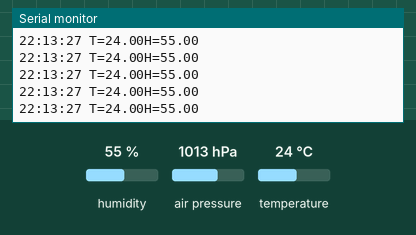
Simulated run of this sketch. Board: Arduino Uno, built with avr-gcc and run on an emulated ATmega328P. On the bench: the last lines printed to the serial monitor. Wiring (inferred from the names in the program): BME280 sensor at I2C address 0x76. Inputs (shaded band) come from the test bench; at power-on: temperature 24 °C, humidity 55 %, air pressure 1013 hPa. The local clock reads 2024-03-15 10:24:30 at power-on unless the sketch sets it.

Above: at 7.2 s.
7.3 s: temperature set to 10.4 °C
At 8.1 s:
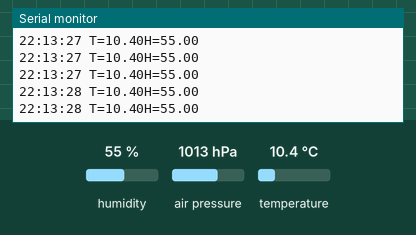
8.8 s: temperature set to 9.6 °C
At 9.9 s:
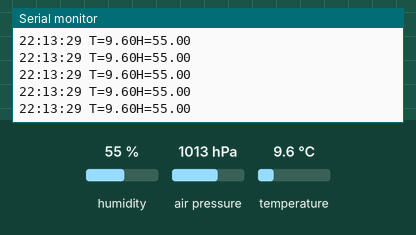
Timing chart, 0 to 11.8 s (numbered marks = the images above; inputs shaded):
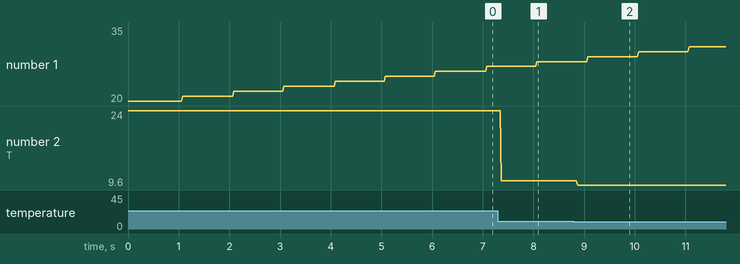

Measured:
- after the input at 7.3 s, the serial monitor: prints a new line after 0.07 s (image 1)
- after the input at 8.8 s, the serial monitor: prints a new line after 0.08 s (image 2)
- plotted number 2: 24 → 10.4 after the input at 7.3 s, 10.4 → 9.6 after the input at 8.8 s

The sketch:

TestRTC.ino
```cpp
#include <Wire.h>
#include <SPI.h>
#include <SD.h>
#include <RTClib.h>

#define BME280_ADDRESS 0x76

//Setup Real Time Clock
RTC_DS1307 rtc;


//Parameter for BME280
unsigned long int hum_raw,temp_raw,pres_raw;
signed long int t_fine;

uint16_t dig_T1;
 int16_t dig_T2;
 int16_t dig_T3;
uint16_t dig_P1;
 int16_t dig_P2;
 int16_t dig_P3;
 int16_t dig_P4;
 int16_t dig_P5;
 int16_t dig_P6;
 int16_t dig_P7;
 int16_t dig_P8;
 int16_t dig_P9;
 int8_t  dig_H1;
 int16_t dig_H2;
 int8_t  dig_H3;
 int16_t dig_H4;
 int16_t dig_H5;
 int8_t  dig_H6;

double temp_act = 0.0, press_act = 0.0,hum_act=0.0, t, hum;
signed long int temp_cal;
unsigned long int press_cal,hum_cal;

String h;
String mi;
String s;

File dataFile;

void setup() {
  uint8_t osrs_t = 1;             //Temperature oversampling x 1
  uint8_t osrs_p = 1;             //Pressure oversampling x 1
  uint8_t osrs_h = 1;             //Humidity oversampling x 1
  uint8_t mode = 3;               //Normal mode
  uint8_t t_sb = 5;               //Tstandby 1000ms
  uint8_t filter = 0;             //Filter off
  uint8_t spi3w_en = 0;           //3-wire SPI Disable

  uint8_t ctrl_meas_reg = (osrs_t << 5) | (osrs_p << 2) | mode;
  uint8_t config_reg    = (t_sb << 5) | (filter << 2) | spi3w_en;
  uint8_t ctrl_hum_reg  = osrs_h;

  // put your setup code here, to run once:
  Serial.begin(9600);
  rtc.begin();
  rtc.adjust(DateTime(__DATE__, __TIME__));
  Wire.begin();
  writeReg(0xF2,ctrl_hum_reg);
  writeReg(0xF4,ctrl_meas_reg);
  writeReg(0xF5,config_reg);
  readTrim();
}

void loop() {
  // put your main code here, to run repeatedly:
  DateTime now = rtc.now();
  h = String(now.hour(), DEC);
  mi = String(now.minute(), DEC);
  s = String(now.second(), DEC);
  Serial.print(h + ":" + mi + ":" + s + " ");


  readData();

  temp_cal = calibration_T(temp_raw);
  press_cal = calibration_P(pres_raw);
  hum_cal = calibration_H(hum_raw);
  temp_act = (double)temp_cal / 100.0;
  press_act = (double)press_cal / 100.0;
  hum_act = (double)hum_cal / 1024.0;
  Serial.print("T=");
  Serial.print(temp_act,2);
  Serial.print("H=");
  Serial.println(hum_act,2);

}

void readTrim()
{
    uint8_t data[32],i=0;
    Wire.beginTransmission(BME280_ADDRESS);
    Wire.write(0x88);
    Wire.endTransmission();
    Wire.requestFrom(BME280_ADDRESS,24);
    while(Wire.available()){
        data[i] = Wire.read();
        i++;
    }

    Wire.beginTransmission(BME280_ADDRESS);
    Wire.write(0xA1);
    Wire.endTransmission();
    Wire.requestFrom(BME280_ADDRESS,1);
    data[i] = Wire.read();
    i++;

    Wire.beginTransmission(BME280_ADDRESS);
    Wire.write(0xE1);
    Wire.endTransmission();
    Wire.requestFrom(BME280_ADDRESS,7);
    while(Wire.available()){
        data[i] = Wire.read();
        i++;
    }
    dig_T1 = (data[1] << 8) | data[0];
    dig_T2 = (data[3] << 8) | data[2];
    dig_T3 = (data[5] << 8) | data[4];
    dig_P1 = (data[7] << 8) | data[6];
    dig_P2 = (data[9] << 8) | data[8];
    dig_P3 = (data[11]<< 8) | data[10];
    dig_P4 = (data[13]<< 8) | data[12];
    dig_P5 = (data[15]<< 8) | data[14];
    dig_P6 = (data[17]<< 8) | data[16];
    dig_P7 = (data[19]<< 8) | data[18];
    dig_P8 = (data[21]<< 8) | data[20];
    dig_P9 = (data[23]<< 8) | data[22];
    dig_H1 = data[24];
    dig_H2 = (data[26]<< 8) | data[25];
    dig_H3 = data[27];
    dig_H4 = (data[28]<< 4) | (0x0F & data[29]);
    dig_H5 = (data[30] << 4) | ((data[29] >> 4) & 0x0F);
    dig_H6 = data[31];
}
void writeReg(uint8_t reg_address, uint8_t data)
{
    Wire.beginTransmission(BME280_ADDRESS);
    Wire.write(reg_address);
    Wire.write(data);
    Wire.endTransmission();
}


void readData()
{
    int i = 0;
    uint32_t data[8];
    Wire.beginTransmission(BME280_ADDRESS);
    Wire.write(0xF7);
    Wire.endTransmission();
    Wire.requestFrom(BME280_ADDRESS,8);
    while(Wire.available()){
        data[i] = Wire.read();
        i++;
    }
    pres_raw = (data[0] << 12) | (data[1] << 4) | (data[2] >> 4);
    temp_raw = (data[3] << 12) | (data[4] << 4) | (data[5] >> 4);
    hum_raw  = (data[6] << 8) | data[7];
}


signed long int calibration_T(signed long int adc_T)
{

    signed long int var1, var2, T;
    var1 = ((((adc_T >> 3) - ((signed long int)dig_T1<<1))) * ((signed long int)dig_T2)) >> 11;
    var2 = (((((adc_T >> 4) - ((signed long int)dig_T1)) * ((adc_T>>4) - ((signed long int)dig_T1))) >> 12) * ((signed long int)dig_T3)) >> 14;

    t_fine = var1 + var2;
    T = (t_fine * 5 + 128) >> 8;
    return T;
}

unsigned long int calibration_P(signed long int adc_P)
{
    signed long int var1, var2;
    unsigned long int P;
    var1 = (((signed long int)t_fine)>>1) - (signed long int)64000;
    var2 = (((var1>>2) * (var1>>2)) >> 11) * ((signed long int)dig_P6);
    var2 = var2 + ((var1*((signed long int)dig_P5))<<1);
    var2 = (var2>>2)+(((signed long int)dig_P4)<<16);
    var1 = (((dig_P3 * (((var1>>2)*(var1>>2)) >> 13)) >>3) + ((((signed long int)dig_P2) * var1)>>1))>>18;
    var1 = ((((32768+var1))*((signed long int)dig_P1))>>15);
    if (var1 == 0)
    {
        return 0;
    }
    P = (((unsigned long int)(((signed long int)1048576)-adc_P)-(var2>>12)))*3125;
    if(P<0x80000000)
    {
       P = (P << 1) / ((unsigned long int) var1);
    }
    else
    {
        P = (P / (unsigned long int)var1) * 2;
    }
    var1 = (((signed long int)dig_P9) * ((signed long int)(((P>>3) * (P>>3))>>13)))>>12;
    var2 = (((signed long int)(P>>2)) * ((signed long int)dig_P8))>>13;
    P = (unsigned long int)((signed long int)P + ((var1 + var2 + dig_P7) >> 4));
    return P;
}

unsigned long int calibration_H(signed long int adc_H)
{
    signed long int v_x1;

    v_x1 = (t_fine - ((signed long int)76800));
    v_x1 = (((((adc_H << 14) -(((signed long int)dig_H4) << 20) - (((signed long int)dig_H5) * v_x1)) +
              ((signed long int)16384)) >> 15) * (((((((v_x1 * ((signed long int)dig_H6)) >> 10) *
              (((v_x1 * ((signed long int)dig_H3)) >> 11) + ((signed long int) 32768))) >> 10) + (( signed long int)2097152)) *
              ((signed long int) dig_H2) + 8192) >> 14));
   v_x1 = (v_x1 - (((((v_x1 >> 15) * (v_x1 >> 15)) >> 7) * ((signed long int)dig_H1)) >> 4));
   v_x1 = (v_x1 < 0 ? 0 : v_x1);
   v_x1 = (v_x1 > 419430400 ? 419430400 : v_x1);
   return (unsigned long int)(v_x1 >> 12);
}

int Filter(int m)
{
  static int flag_first = 0, _buff[10], sum;
  const int _buff_max = 10;
  int i;

  if(flag_first == 0)
  {
    flag_first = 1;

    for(i = 0, sum = 0; i < _buff_max; i++)
    {
      _buff[i] = m;
      sum += _buff[i];
    }
    return m;
  }
  else
  {
    sum -= _buff[0];
    for(i = 0; i < (_buff_max - 1); i++)
    {
      _buff[i] = _buff[i + 1];
    }
    _buff[9] = m;
    sum += _buff[9];

    i = sum / 10.0;
    return i;
  }
}
```
